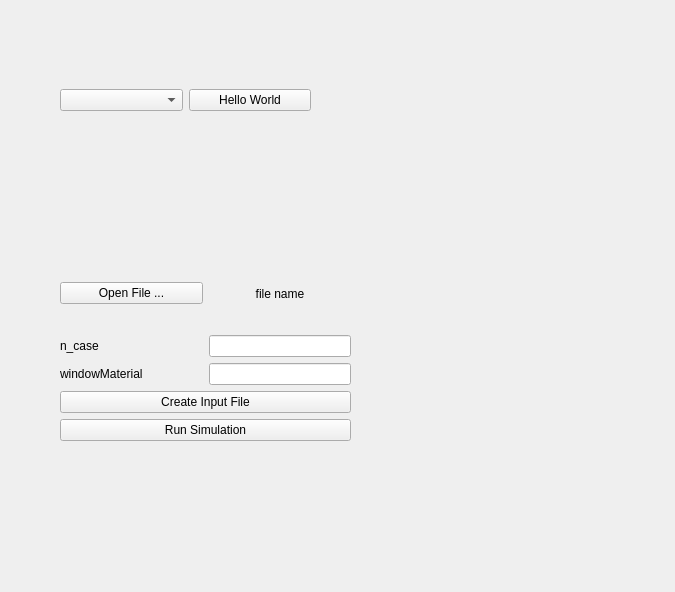
<?xml version="1.0" encoding="UTF-8"?>
<ui version="4.0">
 <class>sterigenicsTab</class>
 <widget class="QWidget" name="sterigenicsTab">
  <property name="geometry">
   <rect>
    <x>0</x>
    <y>0</y>
    <width>675</width>
    <height>592</height>
   </rect>
  </property>
  <property name="windowTitle">
   <string>Form</string>
  </property>
  <widget class="QWidget" name="horizontalLayoutWidget">
   <property name="geometry">
    <rect>
     <x>60</x>
     <y>60</y>
     <width>251</width>
     <height>81</height>
    </rect>
   </property>
   <layout class="QHBoxLayout" name="horizontalLayout">
    <item>
     <widget class="QComboBox" name="comboBox"/>
    </item>
    <item>
     <widget class="QPushButton" name="pushButton">
      <property name="text">
       <string>Hello World</string>
      </property>
      <property name="checkable">
       <bool>true</bool>
      </property>
     </widget>
    </item>
   </layout>
  </widget>
  <widget class="QWidget" name="verticalLayoutWidget">
   <property name="geometry">
    <rect>
     <x>60</x>
     <y>180</y>
     <width>291</width>
     <height>261</height>
    </rect>
   </property>
   <layout class="QVBoxLayout" name="inputLayout">
    <item>
     <widget class="QLabel" name="warningLabel">
      <property name="styleSheet">
       <string notr="true">color: red</string>
      </property>
      <property name="text">
       <string/>
      </property>
     </widget>
    </item>
    <item>
     <layout class="QHBoxLayout" name="horizontalLayout_3">
      <item>
       <widget class="QPushButton" name="openFileButton">
        <property name="text">
         <string>Open File ...</string>
        </property>
       </widget>
      </item>
      <item>
       <widget class="QLabel" name="meshFileLabel">
        <property name="text">
         <string>file name</string>
        </property>
        <property name="alignment">
         <set>Qt::AlignCenter</set>
        </property>
       </widget>
      </item>
     </layout>
    </item>
    <item>
     <layout class="QHBoxLayout" name="horizontalLayout_2">
      <item>
       <widget class="QLabel" name="nCaseLabel">
        <property name="text">
         <string>n_case</string>
        </property>
       </widget>
      </item>
      <item>
       <widget class="QLineEdit" name="nCaseInput">
        <property name="sizePolicy">
         <sizepolicy hsizetype="Minimum" vsizetype="Fixed">
          <horstretch>0</horstretch>
          <verstretch>0</verstretch>
         </sizepolicy>
        </property>
       </widget>
      </item>
     </layout>
    </item>
    <item>
     <layout class="QHBoxLayout" name="horizontalLayout_4">
      <item>
       <widget class="QLabel" name="winMatLabel">
        <property name="text">
         <string>windowMaterial</string>
        </property>
       </widget>
      </item>
      <item>
       <widget class="QLineEdit" name="winMatInput">
        <property name="sizePolicy">
         <sizepolicy hsizetype="Minimum" vsizetype="Fixed">
          <horstretch>0</horstretch>
          <verstretch>0</verstretch>
         </sizepolicy>
        </property>
       </widget>
      </item>
     </layout>
    </item>
    <item>
     <widget class="QPushButton" name="inputSubmit">
      <property name="text">
       <string>Create Input File</string>
      </property>
     </widget>
    </item>
    <item>
     <widget class="QPushButton" name="runSim">
      <property name="text">
       <string>Run Simulation</string>
      </property>
     </widget>
    </item>
   </layout>
  </widget>
 </widget>
 <resources/>
 <connections/>
</ui>
